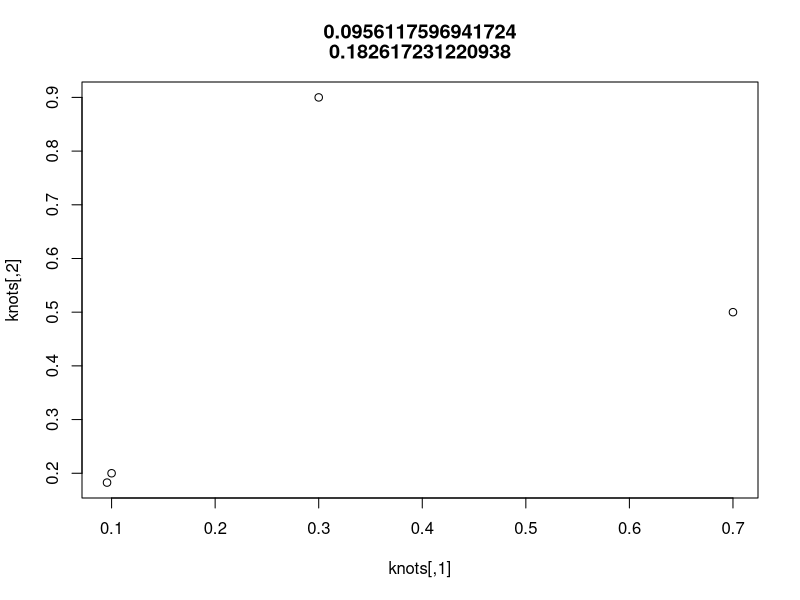
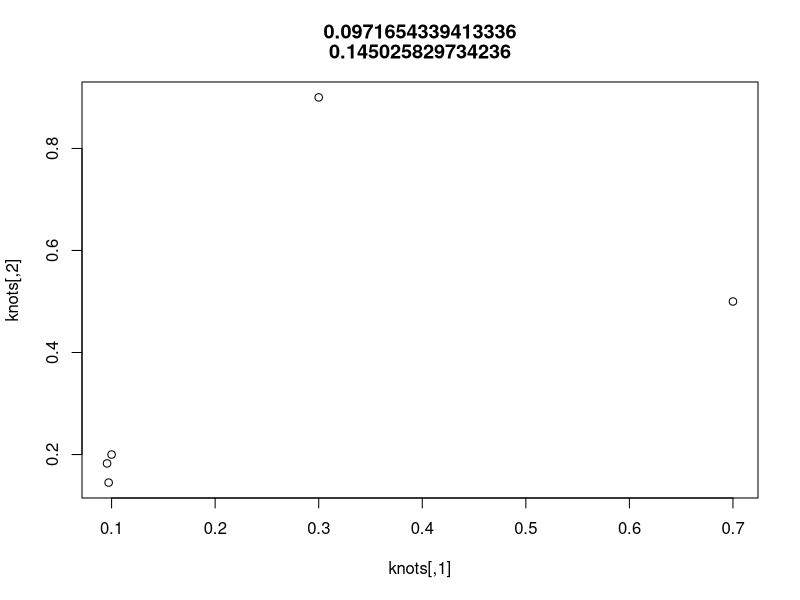
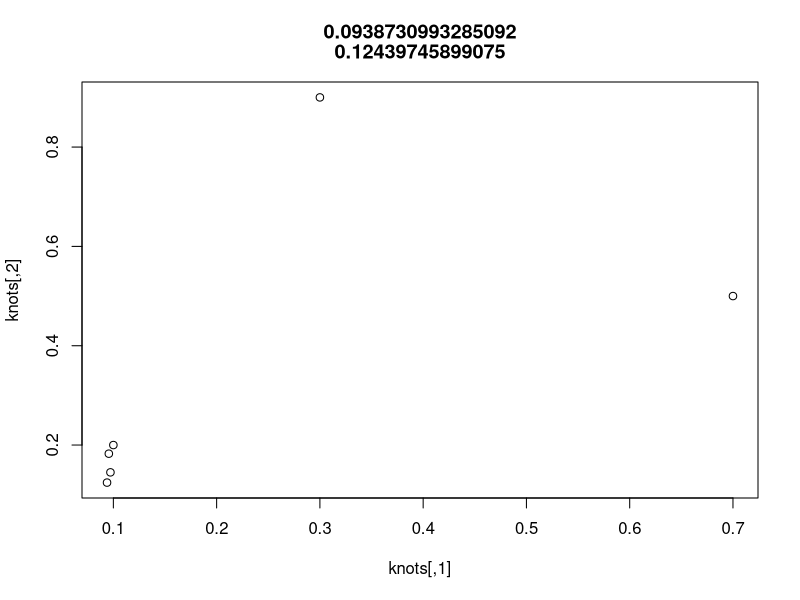
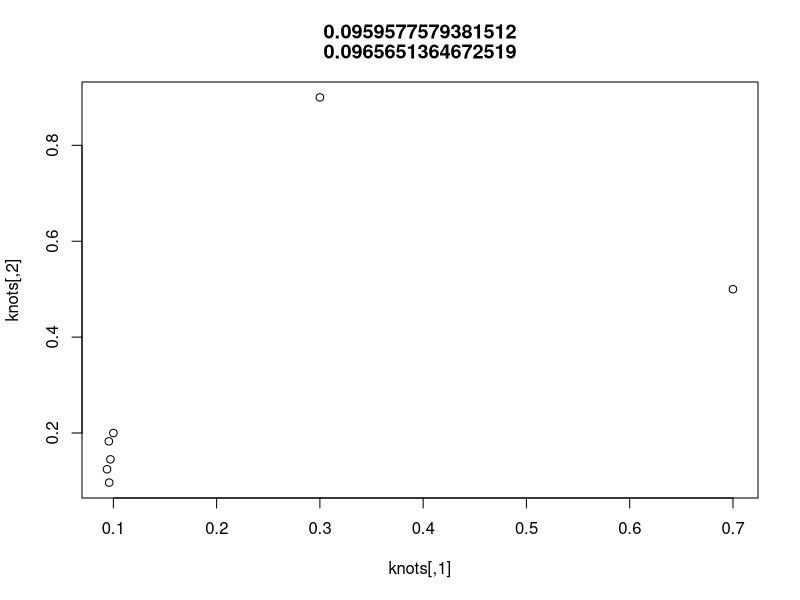
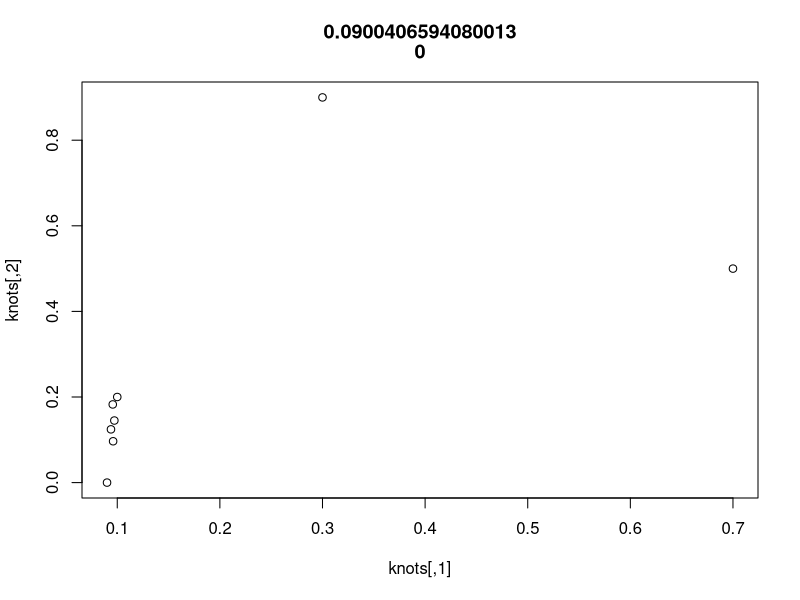
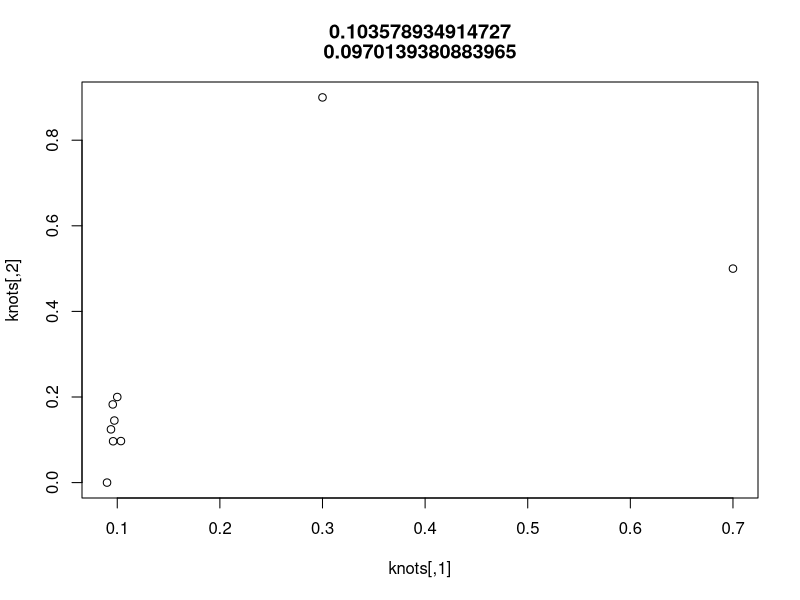
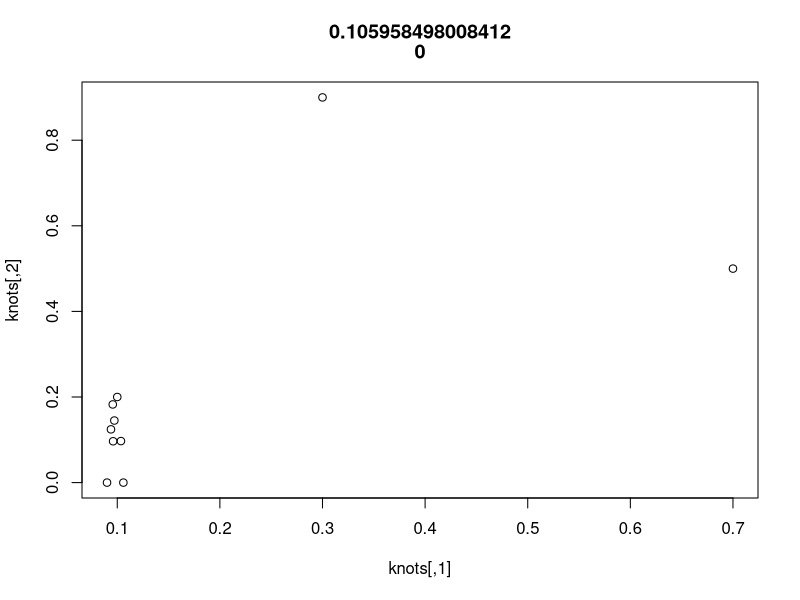
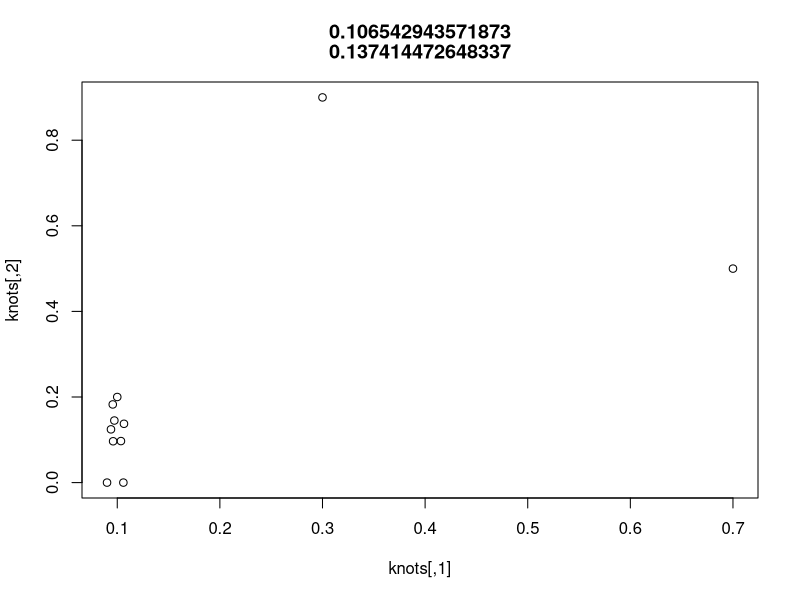

Generate these figures, in order, with R: (Note: a time limit stopped this script after it produced the figures.)
# A simple demo of Bayesian Optimization for Model Selection on Elastic Nets
# Author: Alex Fout
# Date: April 13 2019

############################
########## Setup ###########
############################
rm(list=ls())
library(mvtnorm)
library(glmnet)
library(nloptr)
library(ggplot2)

### Generate Data
get_data <- function(){
  set.seed(utf8ToInt("my other prior is a posterior"))
  n <- 500
  p <- 1000
  r <- 100
  x <- matrix(runif(n*p)<0.5, n, p)
  b <- matrix(0, p)
  b[sample(p, r)] <- 4*(runif(r)-0.5)
  pi <- 1/(1+exp(-x %*% b))
  y <- runif(n)<pi
  return(list(x=x,y=y,b=b,pi=pi))
}
data <- get_data()
png("graphics\\risk_dist.png", width=6, height=6, units="in", res=300)
hist(data$pi, main="Disease Risk", xlab=expression(R[i]), ylab="Frequency")
dev.off()
print(sum(data$y)/length(data$y))  # incidence rate


### Objective function (fit an elastic net and compute mse)
get_g <- function(data){
  set.seed(utf8ToInt("frequentists are conjugate liars"))
  p_val <- 0.5
  n <- dim(data$x)[1]
  n_val <- round(p_val*n)
  i_val <- sample(n, n_val)
  x_train <- data$x[-i_val,]
  y_train <- data$y[-i_val]
  x_val <- data$x[i_val,]
  y_val <- data$y[i_val]
  g <- function(hp){
    # hp: matrix of hyperparameters for elastic net
    # each row in hp is a set of hp's (lambda, alpha)
    # where lambda >0 is the shrinkage magnitude and 
    # alpha in (0,1) is the balance between L1 and L2 penalties
    #mse <- array(NA, c(dim(hp)[1], 1))
    ll <- array(NA, c(dim(hp)[1], 1))
    for(i in 1:dim(hp)[1]){
      m <- glmnet(x_train, y_train, family = "binomial", lambda=c(hp[i,1]) , alpha=hp[i,2], standardize=F)
      #mse[i,] <- sqrt(sum((y_val - predict(m, x_val, type="response"))^2))
      R_pred <- predict(m, x_val, type="response")
      ll[i,] <- sum(y_val*log(R_pred) + (1-y_val)*log(1-R_pred))
    }
    #return(-mse)
    return(ll)
  }
}
g <- get_g(data)

### Gaussian Process Components
get_kernel <- function(a){
  # a: list of hyperparameters for the kernel
  # a[1] is coefficient outside exponent
  # a[2:end] are weights for each parameter in the model
  a0 <- a[1]
  a <- a[2:length(a)]
  kernel <- function(x1,x2){
    # compute the covariance matrix between two sets of d-dimensional points
    # x1 is n1 by d array of n1 points in d dimensions
    # x2 is n2 by d array of n2 points in d dimensions
    n1 <- dim(x1)[1]
    # if only set of points, find cov with itself
    if(missing(x2)){
      K <- array(NA, c(n1,n1))
      for(i in 1:n1){
        K[i,i] <- a0
        for(j in 1:(i-1)){
          K[j,i] <- K[i,j] <- a0*exp(-sum(a^2*(x1[i,]-x1[j,])^2))
        }
      }
    } else {
      n2 <- dim(x2)[1]
      K <- array(NA, c(n1,n2))
      for(i in 1:n1){
        for(j in 1:n2){
          K[i,j] <- a0*exp(-sum(a^2*(x1[i,]-x2[j,])^2))
        }
      }
    }
    return(K)
  }
  return(kernel)
}
get_mean_fn <- function(a0){
  # get a constant mean function
  mu <- function(x){
    array(a0, c(dim(x)[1], 1))
  }
  return(mu)
}
minus_LL <- function(hp, knots, get_kernel, get_mean_fn){
  # return negative LL of gaussian process at knots
  kernel_hp <- hp[1:3]
  mean_fn_hp <- hp[4]
  kernel <- get_kernel(kernel_hp)
  mu <- get_mean_fn(mean_fn_hp)
  muk <- mu(knots)
  sigmak <- kernel(knots, knots)
  log_f_prior <- dmvnorm(gknots[,1], muk, sigmak, log=T)
  return(-log_f_prior)
}
f_post <- function(x, knots, gknots, sigma0kk){
  # compute posterior of GP given function value at knots
  # x: lattice (or whatever) of points to compute the posterior
  # knots: n by d matrix of n d-dimensional points
  # gknots: n by 1 matrix of function values at the knots
  # sigma0kk: optional covariance matrix for knots
  mux <- mu(x)
  if(missing(sigma0kk)){
    sigma0kk <- kernel(knots) + diag(10^-6, dim(knots)[1])
  }
  sigma0kk_inv <- chol2inv(chol(sigma0kk))
  mun <- array(NA, c(dim(x)[1], 1))
  sigman <- array(NA, c(dim(x)[1], 1))
  for(i in 1:dim(x)[1]){
    xi <- x[i,,drop=F]
    sigma0ik <- kernel(xi, knots)
    sigma0ii <- kernel(xi)
    sigma0ikkinv <- sigma0ik %*% sigma0kk_inv
    mun[i] <- sigma0ikkinv %*%(gknots-mu(knots)) + mu(xi)
    sigman[i] <- sqrt(max(sigma0ii - sigma0ikkinv %*% t(sigma0ik), 0))
  }
  return(list(mun=mun, sigman=sigman, sigma0kk=sigma0kk))
}
### Bayesian Optimization functions
# Expected Improvement (Acquisition Function)
EI <- function(x, knots, gknots, sigma0kk){
  # Evaluate aqcuistion function at points x
  fp <- f_post(x, knots, gknots, sigma0kk)
  fstar <- max(gknots)
  deln <- fp$mun-fstar
  EI <- pmax(deln, 0) + fp$sigman*dnorm(deln/fp$sigman)-abs(deln)*pnorm(-abs(deln)/fp$sigman)
  return(EI)
}
# Maximize the Aqcuisition function
max_EI <- function(knots, gknots, sigma0kk){
    nloptr(colMeans(knots), function(y) -EI(array(y, c(1,2)), knots, gknots, sigma0kk), lb=c(0,0), ub=c(1,1), opts=list("algorithm"="NLOPT_GN_CRS2_LM","xtol_rel"=1e-5,"maxeval"=2000))
}


############################
### Bayesian Optimization ##
############################

### Initial Knots
knots <- array(c(0.1, 0.7, 0.3, 0.2, 0.5, 0.9), c(3,2))
gknots <- g(knots)  # evaluate g at knots

### MLE to fit Gaussian Process hyperparameters
hp <- optim(c(1,1,1,1), minus_LL, gr=NULL, knots, get_kernel, get_mean_fn, method="Nelder-Mead")$par
print(hp)
# Let's cheat a little by adjusting the hyperparameters from the MLE
#hp[2:3] <- c(30,30)
# get kernel and mean fn for MLE hyperparameters
kernel <- get_kernel(hp[1:3])
mu <- get_mean_fn(hp[4])

### Do the Bayesian Optimization
sigma0kk <- kernel(knots) + diag(1e-6, dim(knots)[1])
n_iters <- 40
for(i in 1:n_iters){
  if(n_iters >=10 & (i %% round(n_iters/10)==0)){
    #hp <- optim(hp, minus_LL, gr=NULL, knots, get_kernel, get_mean_fn, method="Nelder-Mead")$par
    print(i)
  }
  EI_max <- max_EI(knots, gknots, sigma0kk)
  knot_new <- array(EI_max$solution, c(1,2))
  gnew <- g(knot_new)
  sigma0ik <- kernel(knot_new, knots)
  sigma0ii <- kernel(knot_new)
  sigma0kk <- rbind(cbind(sigma0kk, t(sigma0ik)),cbind(sigma0ik, sigma0ii))+diag(1e-6, dim(sigma0kk)[1]+1)
  knots <- rbind(knots, knot_new)
  gknots <- rbind(gknots, gnew)
  plot(knots, main=knot_new)
}


############################
###### Model Assessment ####
############################
plot(knots, xlim=c(0,1), ylim=c(0,1))

gbest <- cummax(gknots)[3:(3+n_iters)]
plot(gbest, type="l")
# get coeff estimates for the best model at each iter
nonzero_cfs <- array(NA, c(n_iters+1))
cfs <- matrix(NA, dim(knots)[1], dim(data$x)[2]+1)
best_hp <- matrix(NA, n_iters+1, 2)
for(i in 3:dim(knots)[1]){
  best_hp[i-2,] <- knots[which.max(gknots[1:i]),]
  m <- glmnet(data$x, data$y, family = "binomial", lambda=c(best_hp[i-2,1]) , alpha=best_hp[i-2,2], standardize=F)
  cfs[i,] <- coef(m)[,1]
  nonzero_cfs[i-2] <- sum(cfs[i,]!=0)
}

# Precision and recall
end_cfs <- cfs[dim(cfs)[1],2:1001]
sum(end_cfs!=0 & data$b!=0)
prec <- sum(end_cfs!=0 & data$b!=0)/sum(end_cfs!=0)
rec <- sum(end_cfs!=0 & data$b!=0)/sum(data$b!=0)
cat("Precision is ", prec, " and recall is ", rec, "\n")


# lattice of points to use for heatmaps
xres <- 100
x1 <- seq(0, 1, 1/(xres-1))
x2 <- seq(0, 1, 1/(xres-1))
x <- cbind(rep(x1, length(x2)), rep(x2, each=length(x1)))

# true value of function
greal <- g(x)
hist(greal, breaks=100)


############################
###### Visualization #######
############################
# scaling functions so we can use same scale for all three heatmaps
range_mu <- function(x){
  x <- pmin(pmax(x, -103.78), -96.20)
  ((x+103.78)/(103.78-96.20))
}
range_sigma <- function(x){
  x/2.136
}
range_acq <- function(x){
  x <- pmin(0.269, x)
  x/0.269
}

# Plot gbest vs iter
png("graphics\\best_g.png", width=6, height=6, units="in", res=300)
plot(0:n_iters, gbest, type="l", lwd=2, main="Best Value of g So Far", xlab="Iteration", ylab=expression(g[best]))
dev.off()

# plot coefficients vs. iter
png("graphics\\gwas_coeficient_matplot.png", width=6, height=6, units="in", res=300)
matplot(cfs[3:(3+n_iters),2:1001], type="l", main="Best Regression Coefficient Estimates So Far", ylab="Estimate", xlab="Iteration", axes=F)
axis(2)
axis(side=1, at=seq(1,length(gbest),4),labels=seq(0,n_iters, 4))
dev.off()
# plot num nonzero coeffs vs iter
png("graphics\\gwas_nonzero_coeficient.png", width=6, height=6, units="in", res=300)
plot(0:n_iters, nonzero_cfs, type="l", lwd=2, main="Number of Nonzero Coefficients", xlab="Iteration", ylab="Count")
dev.off()
# plot percentiles vs iter
tiles <- c(0.1, 0.5, 0.9, 0.99)
qtiles <- apply(abs(cfs[,]), 1, function(x) quantile(x, tiles, na.rm=T))
png("graphics\\gwas_coef_mag_quantiles.png", width=6, height=6, units="in", res=300)
matplot(t(qtiles), type="o", lty=1, pch=20, cex=0.8, main="Coefficient Magnitudes (Quantiles)", ylab="Coefficient Magnitude", xlab="Iteration", axes=F)
axis(2)
axis(side=1, at=seq(1,length(gbest),4),labels=seq(0,n_iters, 4))
legend(x="topright", legend = paste0(100*rev(tiles), "th %"), lty=1, pch=20, col=4:1, bty="n")
dev.off()
# true vs abs coefficients
for(i in 3:dim(cfs)[1]){
  png(sprintf("graphics\\gwas_animation2\\coef%03d.png", i-3), width=6, height=6, units="in", res=300)
  plot(data$b, cfs[i,2:1001], main=paste0("True vs. Estimated Coefficients, i=", i-3), xlab="True Value", ylab="Estimate", xlim=c(-2, 2), ylim=c(-2, 2), pch=20, cex=0.7)
  dev.off()
}
# model parameters vs. iter
cols <- c(rgb(1,0,0), rgb(0,0.7,0))
png("graphics\\gwas_en_hyperparams.png", width=6, height=6, units="in", res=300)
matplot(best_hp, type="o", lty=1, pch=20, cex=0.8, col=cols, main="Best Elastic Net Hyperparameters So Far", xlab="Iteration", ylab="Value", ylim=c(0,1), axes=F)
axis(2)
axis(side=1, at=seq(1,length(gbest),4),labels=seq(0,n_iters, 4))
legend(x="topright", legend = c(expression(lambda), expression(alpha)), lty=1, pch=20, col=cols, bty="n")
dev.off()


# look at the knots
p <- ggplot(data.frame(lambda=x[,1], alpha=x[,2], g=range_mu(greal))) + geom_tile(aes(lambda,alpha,alpha=g), fill="white", show.legend=F) + 
  geom_point(data=as.data.frame(knots), aes(V1,V2), color="green", size=1.0) + 
  labs(title="True Objective Function (With Sampled Points)", x=expression(lambda), y=expression(alpha))+
  theme(panel.background=element_rect(fill="black"), panel.grid=element_blank()) + 
  theme(axis.title.y = element_text(angle = 0, vjust=0.5), strip.background =element_rect(fill="white")) + 
  scale_x_continuous(expand=c(0,0)) + 
  scale_y_continuous(expand=c(0,0)) + 
  lims(x=range(x[,1]), y=range(x[,2]))
ggsave(filename=paste0("graphics\\true_g.png"), 
       plot=p, width=6, height=6, units="in")
  


## make a heatmap for each iteration, with mean fn, sigma, and acq fn side by side
nx <- dim(x)[1]
for(i in 3:dim(knots)[1]){
#for(i in 3:4){
  # compute posterior and acquisition fn at this iteration
  iknots <- as.matrix(knots[1:i,,drop=F])
  igknots <- as.matrix(gknots[1:i,drop=F])
  sigma0kk <- kernel(iknots) + diag(1e-6, dim(iknots)[1])
  fp <- f_post(x, iknots, igknots, sigma0kk)
  acq <- EI(x, iknots, igknots)
  df_plot <- data.frame(var=rep(c(1,2,3), each=nx), 
                        lambda=rep(x[,1],3), 
                        alpha=rep(x[,2],3), 
                        val=c(range_mu(fp$mun), range_sigma(fp$sigman), range_acq(acq)))
  df_plot$var <- factor(df_plot$var, levels=c(1,2,3), labels=c("mu", "sigma", "Acquisition~Function"))
  # Plot heatmaps
  p <- ggplot(df_plot) + geom_tile(aes(lambda,alpha,fill=var,alpha=val), show.legend=F) + 
    facet_grid(.~var, labeller=label_parsed) + 
    geom_point(data=as.data.frame(iknots), aes(V1,V2), color="green", size=1.6, show.legend=F) + 
    scale_fill_manual(values=c("red", "blue", "darkgreen")) + 
    scale_alpha_continuous(range=c(0,1)) + 
    theme(panel.background=element_rect(fill="black"), panel.grid=element_blank()) + 
    theme(axis.title.y = element_text(angle = 0, vjust=0.5), strip.background =element_rect(fill="white")) + 
    scale_x_continuous(expand=c(0,0)) + 
    scale_y_continuous(expand=c(0,0)) + 
    lims(x=range(x[,1]), y=range(x[,2])) + 
    labs(x=expression(lambda), y=expression(alpha), title=paste0("Elastic Net Model Selection: GWAS Example, iter=", i-3))
#  print(p)
  ggsave(filename=paste0("graphics\\gwas_animation\\iter", sprintf("%03d", i-3), ".png"), 
         plot=p, width=12, height=4, units="in")
  print(i-3)
}
